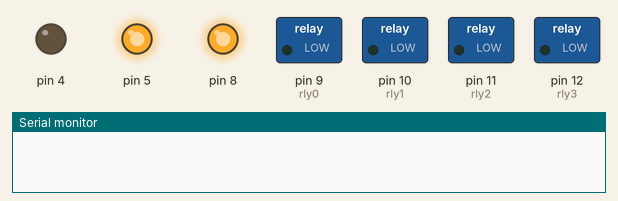
Recording of a sketch running on a simulated Arduino Mega 2560, built with avr-gcc and run on an emulated ATmega2560. Parts: switched loads named in the sketch (green lamp = pin HIGH), output pins drawn as LEDs (lit = HIGH), the last lines printed to the serial monitor. The modem accepts every AT command (registered, SIM ready, sends succeed) and sends nothing else.

Above: at 0.1 s.
At 3.1 s:
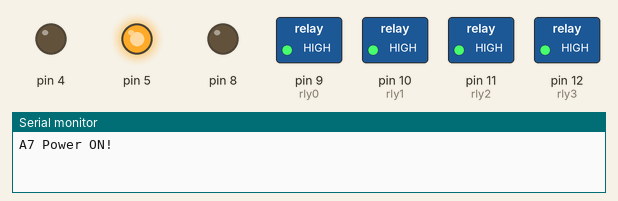
Timing chart, 0 to 4.6 s (numbered marks = the images above):
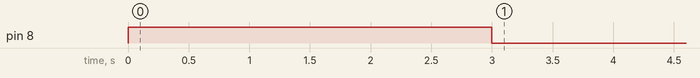

The sketch:

smartSwitch.ino
```cpp
#include <elapsedMillis.h>

int rly0 = 9;
int rly1 = 10;
int rly2 = 11;
int rly3 = 12;

void setup()
{
  Serial.begin(115200);
  Serial1.begin(115200);
  pinMode(4, OUTPUT);
  pinMode(5, OUTPUT);
  pinMode(8, OUTPUT);
  digitalWrite(5, HIGH);
  digitalWrite(4, LOW);
  digitalWrite(8, HIGH);
  delay(3000);
  digitalWrite(8, LOW);
  Serial.println("A7 Power ON!");
  pinMode(rly0, OUTPUT);
  pinMode(rly1, OUTPUT);
  pinMode(rly2, OUTPUT);
  pinMode(rly3, OUTPUT);
  digitalWrite(rly0, 1);
  digitalWrite(rly1, 1);
  digitalWrite(rly2, 1);
  digitalWrite(rly3, 1);

  delay(8000);
  Serial1.println("AT+CMGF=1");
  delay(1000);
  sendSMS("System is ready :)","789105606");
}
String details = "";
bool readSMS = false;
elapsedMillis timer;
void loop()
{
  while (Serial1.available()) {
    details += (char)Serial1.read();
    if (!readSMS) {
      timer = 0;
      readSMS = !readSMS;
    }
  }
  if (details != "" && timer > 1000 && readSMS) {
    details.trim();
    int x = details.indexOf("+CMT:");
    int y = details.indexOf("\n");
    int len = details.length();
    if ( x > y && len > 68) {
      String phone = details.substring(x + 11, x + 20);
      String message = details.substring(69);
      Serial.println("phone number = " + String(phone));
      Serial.println("message = " + String(message));
      if (message == "hello" || message == "Hello" || message == "HELLO" || message == "HI" || message == "Hi" || message == "hi") {
        sendSMS("Well hello, how are you!", phone);
      }
      else {
        sendSMS("SMS RECEIVED :" + message + "\nReply :This is new, use small caps if you're sure :)", phone);
      }

    }
    readSMS = !readSMS;
    details = "";
  }

}
void sendSMS(String sms, String number) {
  delay(700);
  Serial1.println("AT+CMGS=\"+255" + number + "\"");
  delay(700);
  Serial1.print(sms); //text content
  delay(700);
  Serial1.write(26);
  delay(700);
}
```
